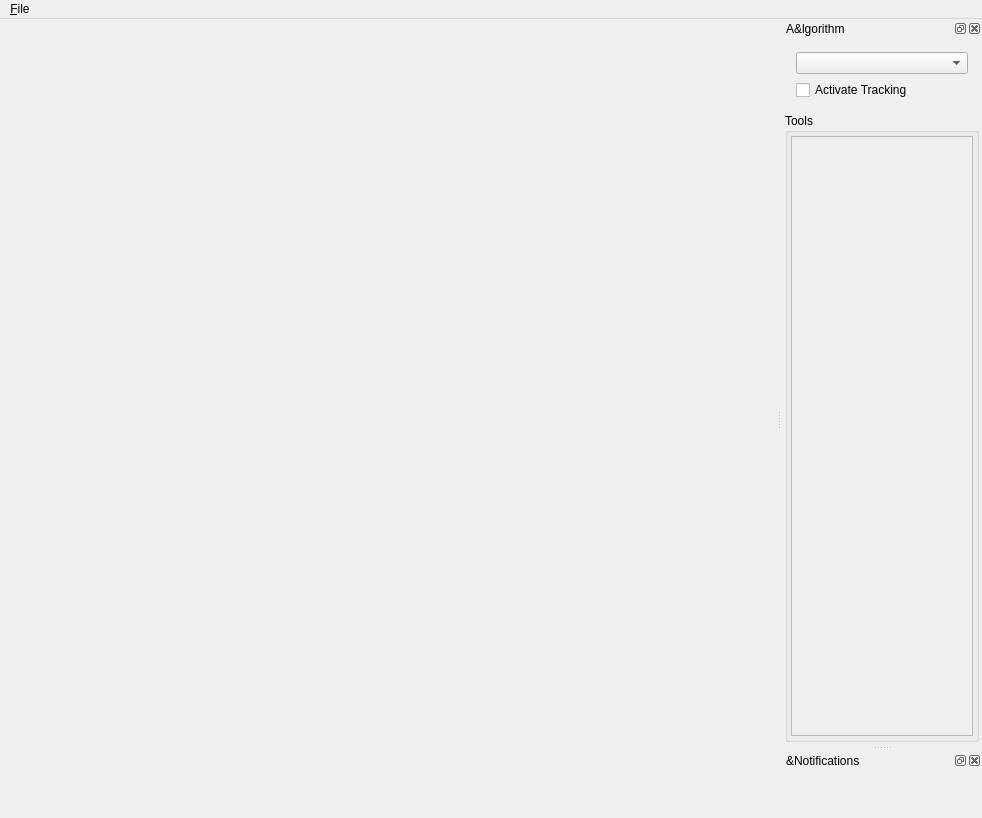
<?xml version="1.0" encoding="UTF-8"?>
<ui version="4.0">
 <class>BioTracker3MainWindow</class>
 <widget class="QMainWindow" name="BioTracker3MainWindow">
  <property name="geometry">
   <rect>
    <x>0</x>
    <y>0</y>
    <width>982</width>
    <height>818</height>
   </rect>
  </property>
  <property name="windowTitle">
   <string>BioTracker</string>
  </property>
  <property name="dockNestingEnabled">
   <bool>true</bool>
  </property>
  <property name="unifiedTitleAndToolBarOnMac">
   <bool>false</bool>
  </property>
  <widget class="QWidget" name="centralWidget">
   <property name="sizePolicy">
    <sizepolicy hsizetype="Preferred" vsizetype="Preferred">
     <horstretch>0</horstretch>
     <verstretch>0</verstretch>
    </sizepolicy>
   </property>
   <layout class="QHBoxLayout" name="horizontalLayout_5">
    <property name="spacing">
     <number>0</number>
    </property>
    <property name="leftMargin">
     <number>0</number>
    </property>
    <property name="topMargin">
     <number>0</number>
    </property>
    <property name="rightMargin">
     <number>0</number>
    </property>
    <property name="bottomMargin">
     <number>0</number>
    </property>
    <item>
     <widget class="QWidget" name="widget_2" native="true">
      <layout class="QHBoxLayout" name="horizontalLayout_6" stretch="0">
       <property name="spacing">
        <number>3</number>
       </property>
       <property name="leftMargin">
        <number>3</number>
       </property>
       <property name="topMargin">
        <number>3</number>
       </property>
       <property name="rightMargin">
        <number>3</number>
       </property>
       <property name="bottomMargin">
        <number>3</number>
       </property>
       <item>
        <widget class="QWidget" name="videoAreaWidget" native="true">
         <property name="sizePolicy">
          <sizepolicy hsizetype="Expanding" vsizetype="Expanding">
           <horstretch>0</horstretch>
           <verstretch>0</verstretch>
          </sizepolicy>
         </property>
         <layout class="QVBoxLayout" name="verticalLayout_2">
          <property name="spacing">
           <number>3</number>
          </property>
          <property name="leftMargin">
           <number>3</number>
          </property>
          <property name="topMargin">
           <number>3</number>
          </property>
          <property name="rightMargin">
           <number>3</number>
          </property>
          <property name="bottomMargin">
           <number>3</number>
          </property>
          <item>
           <widget class="QFrame" name="trackingArea">
            <property name="sizePolicy">
             <sizepolicy hsizetype="Expanding" vsizetype="Expanding">
              <horstretch>0</horstretch>
              <verstretch>0</verstretch>
             </sizepolicy>
            </property>
            <property name="minimumSize">
             <size>
              <width>0</width>
              <height>150</height>
             </size>
            </property>
            <layout class="QVBoxLayout" name="verticalLayout">
             <property name="spacing">
              <number>0</number>
             </property>
             <property name="leftMargin">
              <number>0</number>
             </property>
             <property name="topMargin">
              <number>0</number>
             </property>
             <property name="rightMargin">
              <number>0</number>
             </property>
             <property name="bottomMargin">
              <number>0</number>
             </property>
             <item>
              <layout class="QVBoxLayout" name="videoViewLayout"/>
             </item>
            </layout>
           </widget>
          </item>
          <item>
           <widget class="QWidget" name="videoControls" native="true">
            <property name="enabled">
             <bool>true</bool>
            </property>
            <property name="sizePolicy">
             <sizepolicy hsizetype="MinimumExpanding" vsizetype="MinimumExpanding">
              <horstretch>0</horstretch>
              <verstretch>0</verstretch>
             </sizepolicy>
            </property>
            <property name="minimumSize">
             <size>
              <width>0</width>
              <height>0</height>
             </size>
            </property>
           </widget>
          </item>
         </layout>
        </widget>
       </item>
      </layout>
     </widget>
    </item>
   </layout>
  </widget>
  <widget class="QMenuBar" name="menuBar">
   <property name="geometry">
    <rect>
     <x>0</x>
     <y>0</y>
     <width>982</width>
     <height>19</height>
    </rect>
   </property>
   <widget class="QMenu" name="menuFile">
    <property name="title">
     <string>&amp;File</string>
    </property>
    <addaction name="actionOpen_Video"/>
    <addaction name="actionOpen_Picture"/>
    <addaction name="actionOpen_Camera"/>
    <addaction name="separator"/>
    <addaction name="actionLoad_Tracker"/>
    <addaction name="separator"/>
    <addaction name="actionLoad_tracking_data"/>
    <addaction name="actionSave_tracking_data"/>
    <addaction name="separator"/>
    <addaction name="actionQuit"/>
   </widget>
   <addaction name="menuFile"/>
  </widget>
  <widget class="QDockWidget" name="dockWidgetAlgorithm">
   <property name="sizePolicy">
    <sizepolicy hsizetype="Expanding" vsizetype="Preferred">
     <horstretch>0</horstretch>
     <verstretch>0</verstretch>
    </sizepolicy>
   </property>
   <property name="minimumSize">
    <size>
     <width>200</width>
     <height>207</height>
    </size>
   </property>
   <property name="sizeIncrement">
    <size>
     <width>0</width>
     <height>0</height>
    </size>
   </property>
   <property name="baseSize">
    <size>
     <width>0</width>
     <height>0</height>
    </size>
   </property>
   <property name="windowTitle">
    <string>A&amp;lgorithm</string>
   </property>
   <attribute name="dockWidgetArea">
    <number>2</number>
   </attribute>
   <widget class="QWidget" name="dockWidgetAlgorithmContents">
    <property name="sizePolicy">
     <sizepolicy hsizetype="Expanding" vsizetype="Preferred">
      <horstretch>0</horstretch>
      <verstretch>0</verstretch>
     </sizepolicy>
    </property>
    <layout class="QVBoxLayout" name="verticalLayout_3">
     <property name="spacing">
      <number>2</number>
     </property>
     <property name="leftMargin">
      <number>3</number>
     </property>
     <property name="topMargin">
      <number>3</number>
     </property>
     <property name="rightMargin">
      <number>3</number>
     </property>
     <property name="bottomMargin">
      <number>3</number>
     </property>
     <item>
      <widget class="QWidget" name="widget_alg" native="true">
       <property name="sizePolicy">
        <sizepolicy hsizetype="Preferred" vsizetype="Minimum">
         <horstretch>0</horstretch>
         <verstretch>0</verstretch>
        </sizepolicy>
       </property>
       <property name="minimumSize">
        <size>
         <width>0</width>
         <height>50</height>
        </size>
       </property>
       <layout class="QGridLayout" name="gridLayout">
        <item row="0" column="0">
         <widget class="QComboBox" name="comboBox_TrackerSelect"/>
        </item>
        <item row="1" column="0">
         <layout class="QHBoxLayout" name="horizontalLayout">
          <item>
           <widget class="QCheckBox" name="checkBox_TrackingActivated">
            <property name="text">
             <string>Activate Tracking</string>
            </property>
           </widget>
          </item>
         </layout>
        </item>
       </layout>
      </widget>
     </item>
     <item>
      <widget class="QGroupBox" name="groupBox_tools">
       <property name="sizePolicy">
        <sizepolicy hsizetype="MinimumExpanding" vsizetype="Expanding">
         <horstretch>0</horstretch>
         <verstretch>0</verstretch>
        </sizepolicy>
       </property>
       <property name="title">
        <string>Tools</string>
       </property>
       <property name="flat">
        <bool>false</bool>
       </property>
       <layout class="QVBoxLayout" name="verticalLayout_4">
        <property name="spacing">
         <number>3</number>
        </property>
        <property name="leftMargin">
         <number>3</number>
        </property>
        <property name="topMargin">
         <number>3</number>
        </property>
        <property name="rightMargin">
         <number>3</number>
        </property>
        <property name="bottomMargin">
         <number>3</number>
        </property>
        <item>
         <widget class="QScrollArea" name="scrollArea">
          <property name="sizePolicy">
           <sizepolicy hsizetype="MinimumExpanding" vsizetype="Expanding">
            <horstretch>0</horstretch>
            <verstretch>0</verstretch>
           </sizepolicy>
          </property>
          <property name="frameShadow">
           <enum>QFrame::Plain</enum>
          </property>
          <property name="lineWidth">
           <number>0</number>
          </property>
          <property name="verticalScrollBarPolicy">
           <enum>Qt::ScrollBarAsNeeded</enum>
          </property>
          <property name="horizontalScrollBarPolicy">
           <enum>Qt::ScrollBarAlwaysOff</enum>
          </property>
          <property name="widgetResizable">
           <bool>true</bool>
          </property>
          <widget class="QWidget" name="groupBoxContents">
           <property name="geometry">
            <rect>
             <x>0</x>
             <y>0</y>
             <width>180</width>
             <height>563</height>
            </rect>
           </property>
           <property name="sizePolicy">
            <sizepolicy hsizetype="MinimumExpanding" vsizetype="Expanding">
             <horstretch>0</horstretch>
             <verstretch>0</verstretch>
            </sizepolicy>
           </property>
          </widget>
         </widget>
        </item>
       </layout>
      </widget>
     </item>
    </layout>
   </widget>
  </widget>
  <widget class="QDockWidget" name="dockWidgetNotification">
   <property name="floating">
    <bool>false</bool>
   </property>
   <property name="windowTitle">
    <string>&amp;Notifications</string>
   </property>
   <attribute name="dockWidgetArea">
    <number>2</number>
   </attribute>
   <widget class="QWidget" name="dockWidgetNotificationContents">
    <property name="sizePolicy">
     <sizepolicy hsizetype="Expanding" vsizetype="Expanding">
      <horstretch>0</horstretch>
      <verstretch>0</verstretch>
     </sizepolicy>
    </property>
   </widget>
  </widget>
  <action name="actionOpen_Video">
   <property name="text">
    <string>Open &amp;Video...</string>
   </property>
  </action>
  <action name="actionOpen_Picture">
   <property name="text">
    <string>Open &amp;Picture...</string>
   </property>
  </action>
  <action name="actionLoad_tracking_data">
   <property name="text">
    <string>&amp;Load tracking data...</string>
   </property>
  </action>
  <action name="actionSave_tracking_data">
   <property name="text">
    <string>&amp;Save tracking data...</string>
   </property>
  </action>
  <action name="actionQuit">
   <property name="text">
    <string>E&amp;xit</string>
   </property>
  </action>
  <action name="actionLoad_Tracker">
   <property name="text">
    <string>L&amp;oad Tracker...</string>
   </property>
  </action>
  <action name="actionOpen_Camera">
   <property name="text">
    <string>Open &amp;Camera...</string>
   </property>
  </action>
 </widget>
 <layoutdefault spacing="6" margin="11"/>
 <resources/>
 <connections/>
</ui>
